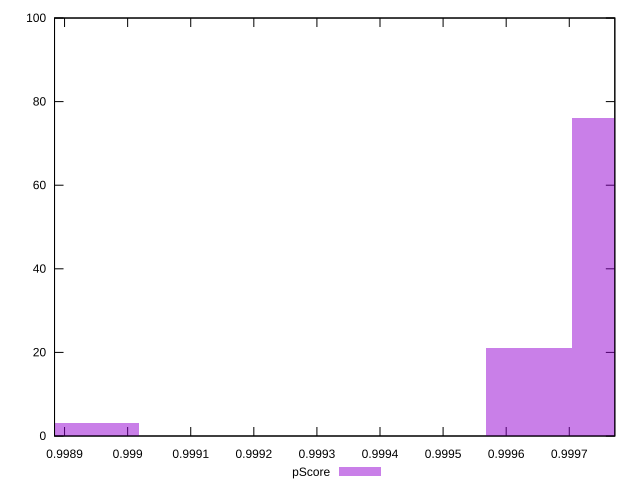

This chart was generated by the following gnuplot code:
reset

$pScore <<EOF
0.9989493428189384 3
0.999773558448327 76
0.9996361891767622 21
EOF

set key outside below
set boxwidth 0.0001373692715647605
set xrange [0.9988841159460973:0.9997721973874418]
set yrange [0:100]
set trange [0:100]
set style fill transparent solid 0.5 noborder
set terminal svg size 640, 490 enhanced background rgb 'white'
set output "reports/report_00032_2021-02-25T10-28-15.087Z/interactive/samples/agenda/pScore/histogram.svg"

plot $pScore title "pScore" with boxes

reset
